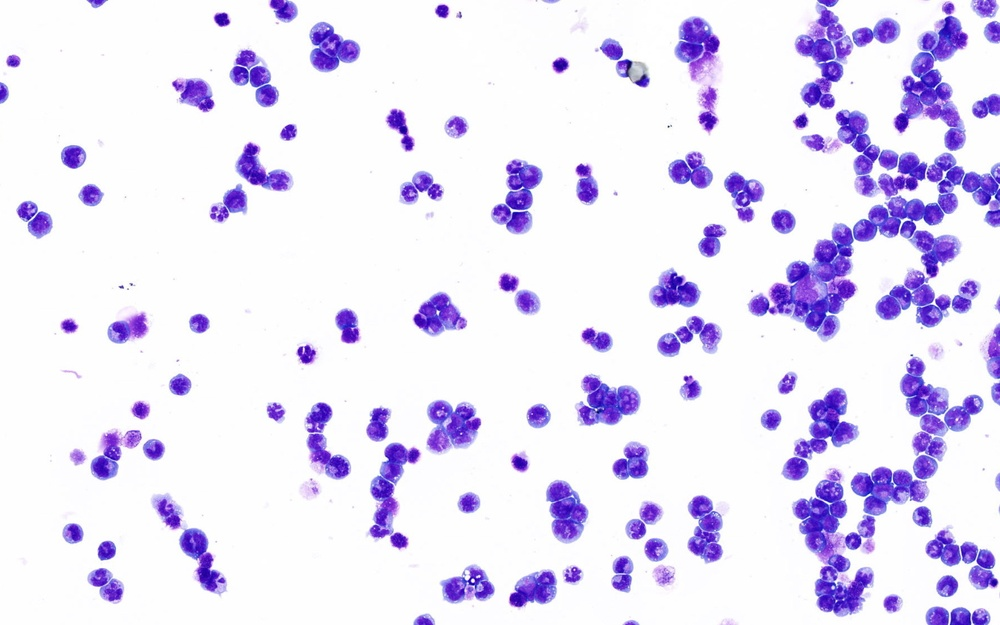
#> input picture test_cells.jpg, 1000 x 625 px, shrunk from 1440 x 900 before the run
$ python test.py
#> lines starting #> are read from the running program, lines starting #| are printed output that depends on the picture; after the words box and inside, x2 and y2 are one past the last pixel; in counts of white or black regions, pixels touching at a corner belong together
import numpy as np
import cv2
from matplotlib import pyplot as plt
# import sys
# print(sys.version)

#img = cv2.imread('water_coins.jpg')

img = cv2.imread('test_cells.jpg')
#> img is the input picture: shape (625, 1000, 3); mean B, G, R 246.5, 224.2, 230.8
gray = cv2.cvtColor(img, cv2.COLOR_BGR2GRAY)

ret, thresh = cv2.threshold(gray, 120, 255, cv2.THRESH_BINARY_INV)
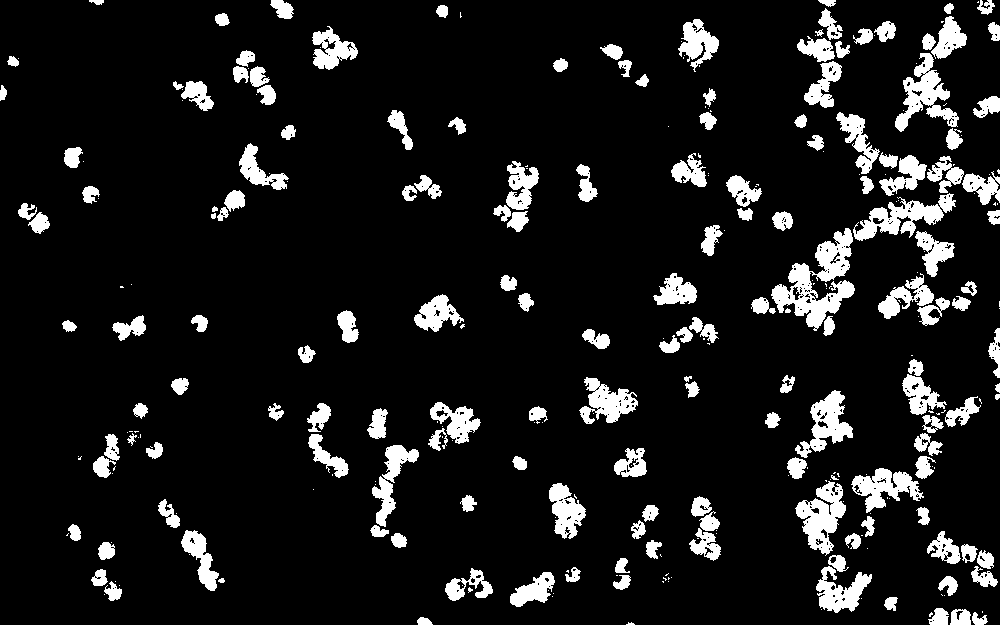
#> thresh: shape (625, 1000); 10.3% white; 302 white regions (139 under 20 px), largest, box (x1, y1, x2, y2) and area: (771, 228, 855, 331) 3423, (853, 193, 956, 241) 1965, (895, 53, 959, 132) 1943
cv2.imwrite('wholeTest/thresh_100.jpg', thresh)

# noise removal
kernel = np.ones((1,1), np.uint8)
opening = cv2.morphologyEx(thresh, cv2.MORPH_OPEN, kernel, iterations = 2)
cv2.imwrite('wholeTest/noNoise_100.jpg', opening)


sure_bg = cv2.dilate(opening, kernel, iterations=3)
cv2.imwrite('wholeTest/bg.jpg', sure_bg)

#Finding sure foreground area
dist_transform = cv2.distanceTransform(opening, cv2.DIST_L2, 3)*100
# dist_transform = opening
ret, sure_fg = cv2.threshold(dist_transform,0.2*dist_transform.max(),255,0)
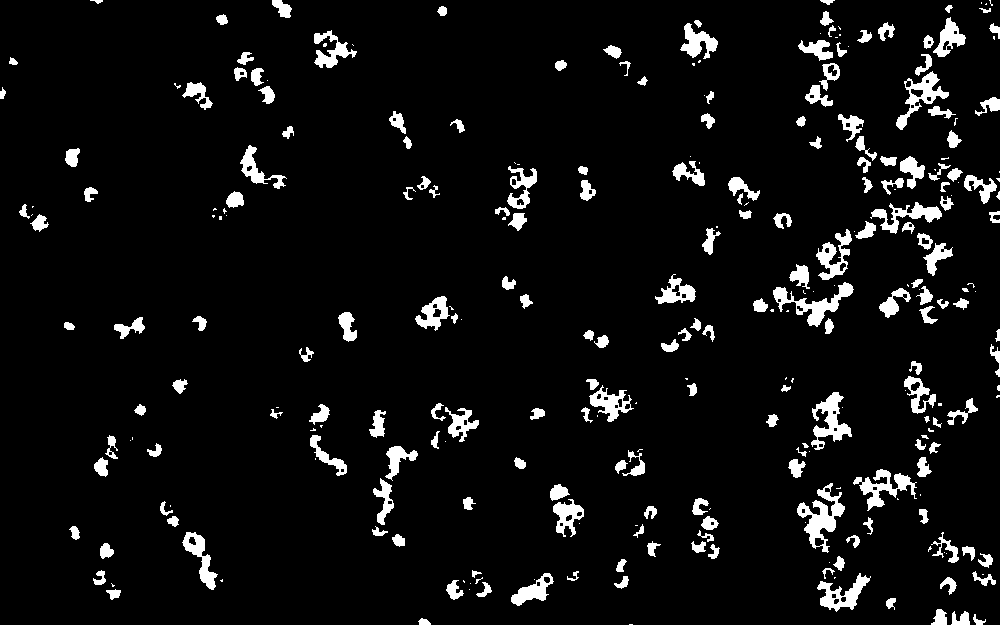
#> sure_fg: shape (625, 1000) float32; 6.2% white; 288 white regions (92 under 20 px), largest, box (x1, y1, x2, y2) and area: (797, 483, 845, 553) 1255, (773, 282, 854, 327) 1095, (811, 392, 852, 450) 998
#> ret = 180.2

# Finding unknown region
sure_fg = np.uint8(sure_fg)
unknown = cv2.subtract(sure_bg,sure_fg)
#> unknown: shape (625, 1000); 4.1% white in thin lines or dots
#
cv2.imwrite('wholeTest/fg.jpg', sure_fg)
cv2.imwrite('wholeTest/unknown.jpg', unknown)
cv2.imwrite('wholeTest/DT.jpg', dist_transform)

# Marker labelling
ret, markers = cv2.connectedComponents(sure_fg)
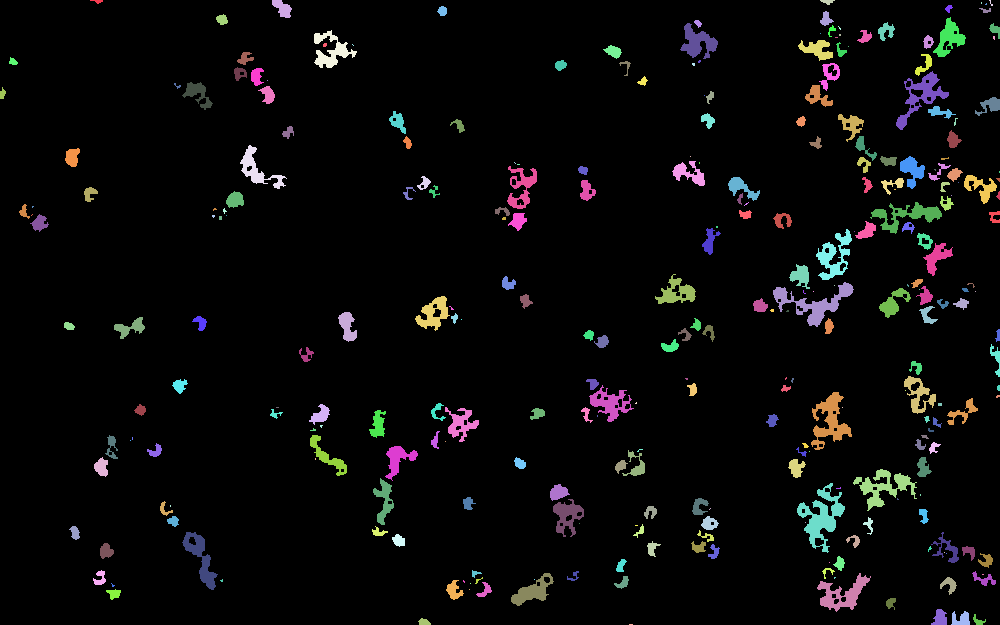
#> markers: shape (625, 1000) int32; 289 distinct labels, from 0 to 288; one colour per label, 0 black
#> ret = 289
# Add one to all labels so that sure background is not 0, but 1
markers = markers+1
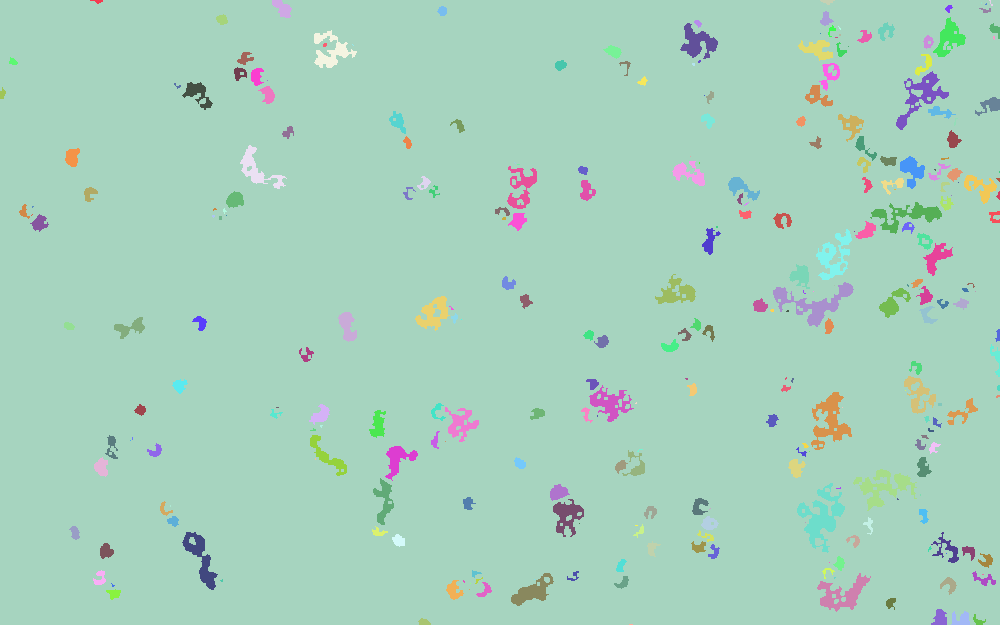
#> markers: shape (625, 1000) int32; 289 distinct labels, from 1 to 289; one colour per label, 0 black
# Now, mark the region of unknown with zero
markers[unknown==255] = 0

markers = cv2.watershed(img,markers)
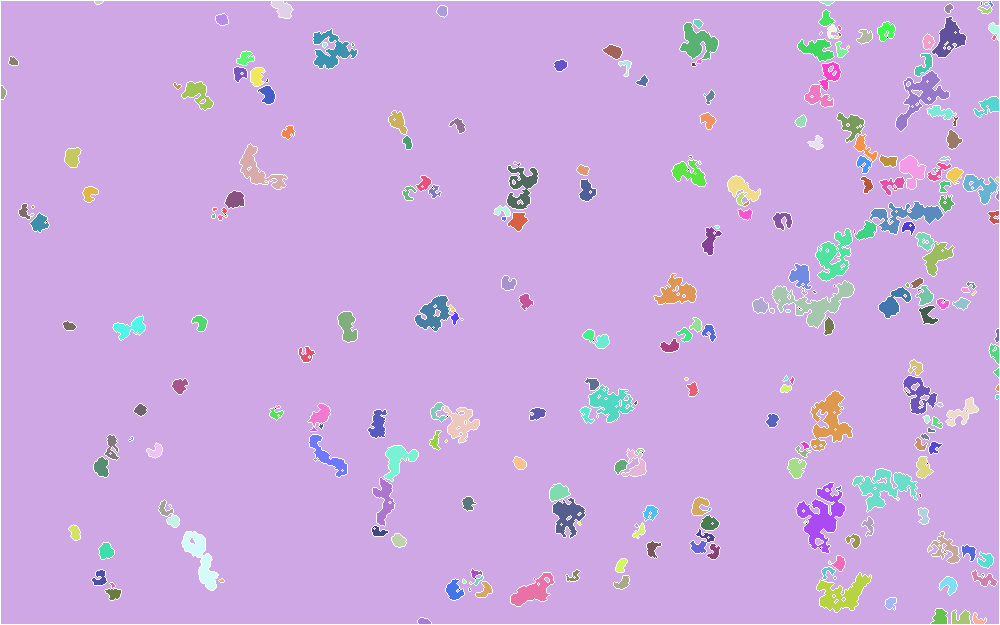
#> markers: shape (625, 1000) int32; 289 distinct labels, from -1 to 288; one colour per label, 0 black, -1 white
img[markers == -1] = [0,0,255]
#> img: shape (625, 1000, 3); 2.96% of pixels changed, all inside (x1, y1, x2, y2) = (0, 0, 1000, 625)

markers2 = cv2.applyColorMap(255-gray, cv2.COLORMAP_JET)
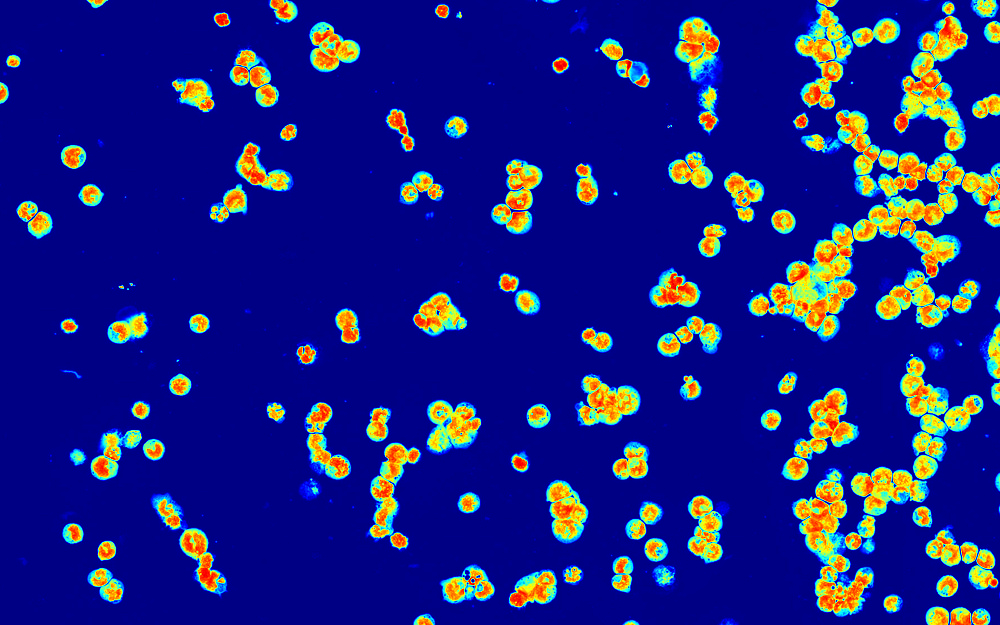
#> markers2: shape (625, 1000, 3); mean B, G, R 128.6, 32.7, 27.9

cv2.imwrite('wholeTest/markers.jpg',markers)
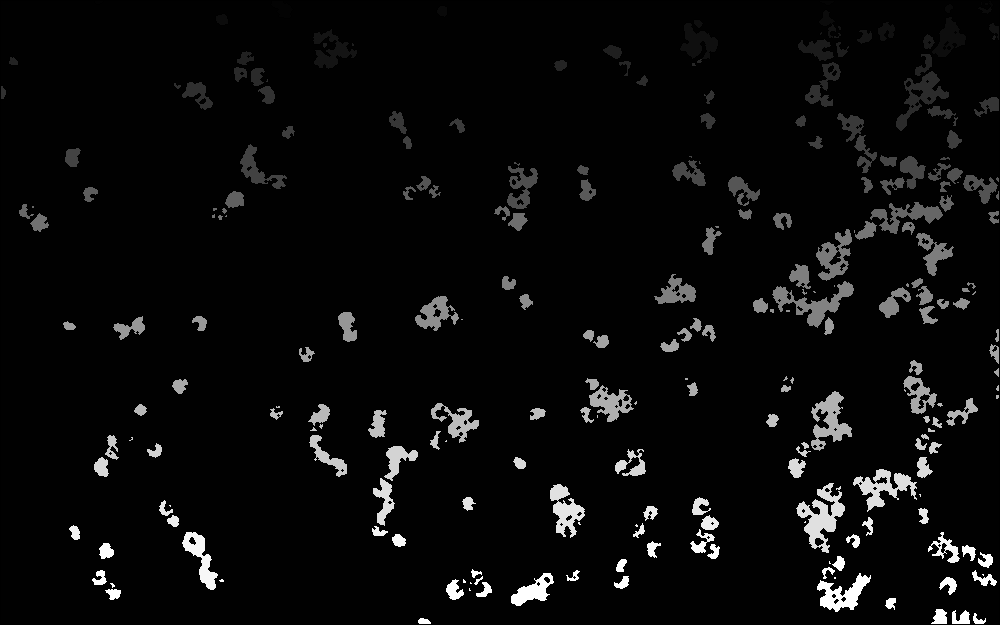
#> saved as markers.jpg: shape (625, 1000); min 0, max 255, mean 11.1
cv2.imwrite('wholeTest/markersC.jpg',markers2)
cv2.imwrite('wholeTest/imggg.jpg',img)

print("\nDone")
